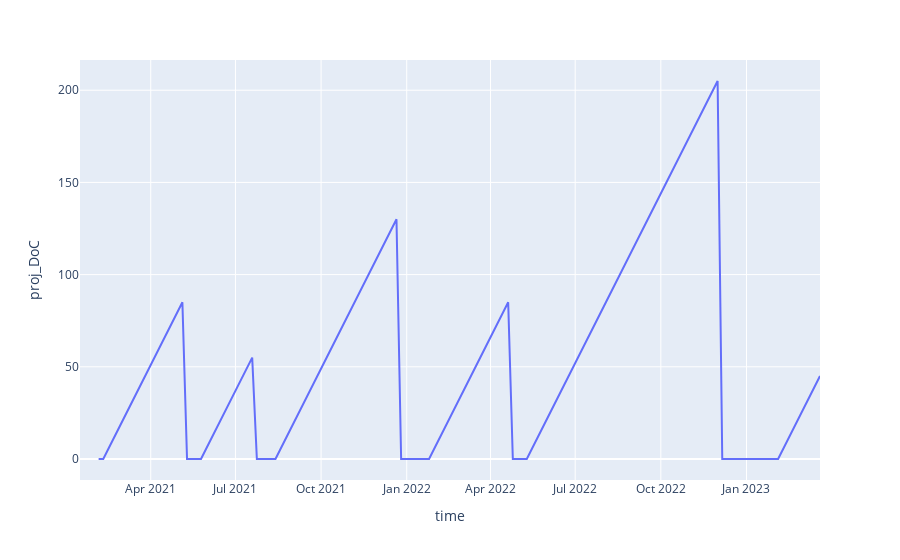

Source (notebook cell):
### Code cell
fig = px.line(data_ponds, x=data_ponds.index, y="proj_DoC",)
fig.show()

### Figure 1 — Plotly figure (JSON) as saved in the notebook; plotly's stock layout.template omitted (floating-point values rounded to 4 significant figures; data arrays with more than 128 entries replaced by an {"elided": "..."} marker saying what was removed)
{"data": [{"hovertemplate": "time=%{x}<br>proj_DoC=%{y}<extra></extra>", "legendgroup": "", "line": {"color": "#636efa", "dash": "solid"}, "marker": {"symbol": "circle"}, "mode": "lines", "name": "", "orientation": "v", "showlegend": false, "type": "scatter", "x": {"elided": "160 str values"}, "xaxis": "x", "y": {"elided": "160 int values"}, "yaxis": "y"}], "layout": {"autosize": true, "legend": {"tracegroupgap": 0}, "margin": {"t": 60}, "xaxis": {"anchor": "y", "autorange": true, "domain": [0, 1], "range": ["2021-01-15", "2023-03-21"], "title": {"text": "time"}, "type": "date"}, "yaxis": {"anchor": "x", "autorange": true, "domain": [0, 1], "range": [-11.39, 216.4], "title": {"text": "proj_DoC"}, "type": "linear"}}}
